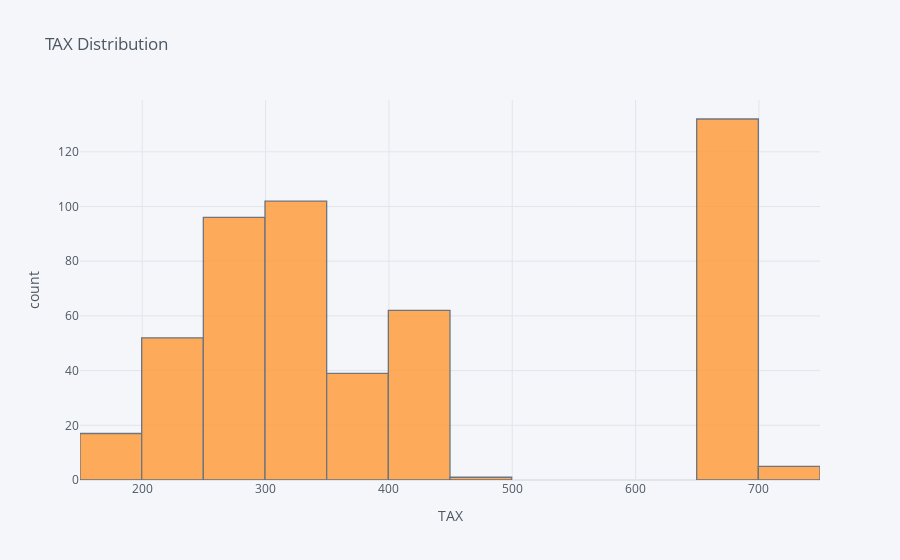

The notebook cell this image was saved under:
### Code cell
df['TAX'].iplot(kind='hist', xTitle='TAX',
                  yTitle='count', title='TAX Distribution')

### Figure 1 — Plotly figure (JSON) as saved in the notebook; plotly's stock layout.template omitted (floating-point values rounded to 4 significant figures; data arrays with more than 128 entries replaced by an {"elided": "..."} marker saying what was removed)
{"data": [{"histfunc": "count", "histnorm": "", "marker": {"color": "rgba(255, 153, 51, 1.0)", "line": {"color": "#4D5663", "width": 1.3}}, "name": "TAX", "opacity": 0.8, "orientation": "v", "type": "histogram", "x": {"elided": "506 int values"}}], "layout": {"barmode": "overlay", "legend": {"bgcolor": "#F5F6F9", "font": {"color": "#4D5663"}}, "paper_bgcolor": "#F5F6F9", "plot_bgcolor": "#F5F6F9", "title": {"font": {"color": "#4D5663"}, "text": "TAX Distribution"}, "xaxis": {"gridcolor": "#E1E5ED", "showgrid": true, "tickfont": {"color": "#4D5663"}, "title": {"font": {"color": "#4D5663"}, "text": "TAX"}, "zerolinecolor": "#E1E5ED"}, "yaxis": {"gridcolor": "#E1E5ED", "showgrid": true, "tickfont": {"color": "#4D5663"}, "title": {"font": {"color": "#4D5663"}, "text": "count"}, "zerolinecolor": "#E1E5ED"}}}
